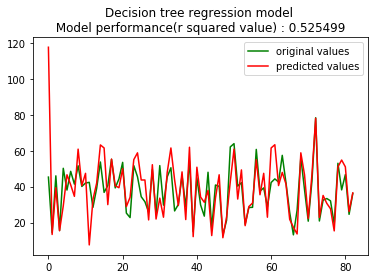

This figure's Python source:
#Decision tree regression

#Importing the libraries
import pandas as pd
import numpy as np
import matplotlib.pyplot as plt

#Importing the dataset
dataset  = pd.read_csv('datasets_88705_204267_Real estate.csv')
X = dataset.iloc[:,1:-1].values
y = dataset.iloc[:,-1].values

#Visualising the whole dataset values

a = np.arange(len(y))
plt.bar(a,y , color = 'indigo' )
plt.title('House prices ' )
plt.show()


#Splitting the dataset into training and test set
from sklearn.model_selection import train_test_split
X_train, X_test , y_train , y_test = train_test_split(X , y , test_size = 0.2 , random_state = 0)

#Training the model on the dataset
from sklearn.tree import DecisionTreeRegressor
regressor = DecisionTreeRegressor(random_state = 0)
regressor.fit(X_train,y_train)

#Prediciting the results
y_pred = regressor.predict(X_test)
np.set_printoptions(precision=2)
print(np.concatenate((y_pred.reshape(len(y_pred),1) , y_test.reshape(len(y_test),1)),1))

#Evaluating the performance of the model
from sklearn.metrics import r2_score
print("Performance of Decision tree regression is : ",r2_score(y_pred,y_test)) 

#Creating an array with serail numbers of values in predicted and the test set
a =np.arange(len(y_test))

#Plotting the graph
plt.plot(a,y_test , color = 'green', label = 'original values')
plt.plot(a,y_pred , color = 'red', label = 'predicted values')
plt.legend()
plt.title('Decision tree regression model \n Model performance(r squared value) : %f '%r2_score(y_pred,y_test))
plt.show()
